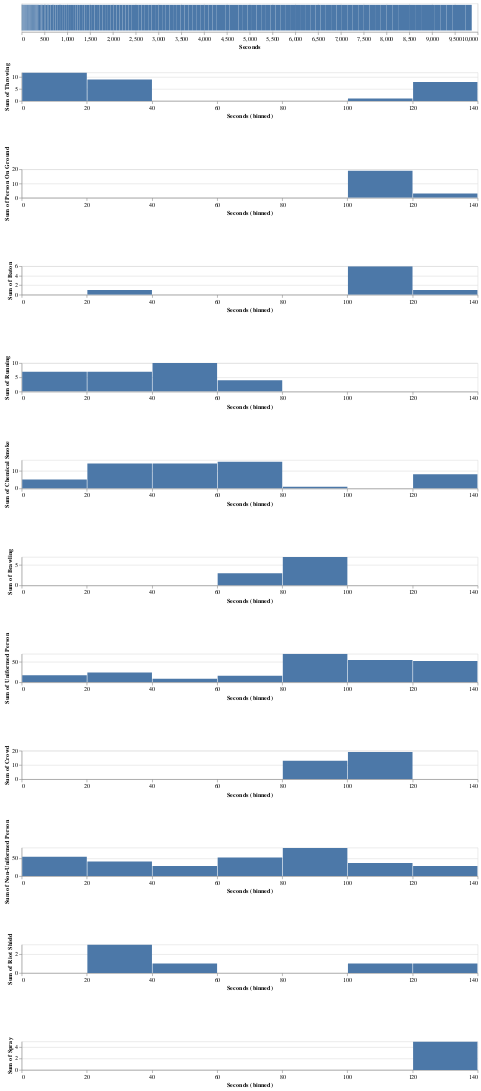

Notebook code cell kept with this figure:
### Code cell
import altair as alt

interval = alt.selection_interval(encodings=['x'])

base = alt.Chart(df).properties(    
    width=800,
    height=50
)


chart = base.mark_bar().encode(
    alt.X('Seconds', bin=alt.Bin(maxbins=10, extent=interval), scale=alt.Scale(domain=interval.ref())),
    alt.Y(alt.repeat('row'), aggregate='sum')
).repeat(
    row=list(df.columns)[1:],
)


view = base.mark_bar().encode(
    alt.X('Seconds')
).add_selection(
    interval
).properties(
    width=800,
    height=50,
)





view & chart

### Figure 1 — Vega-Lite specification as saved in the notebook (floating-point values rounded to 4 significant figures; data arrays with more than 128 entries replaced by an {"elided": "..."} marker saying what was removed)
{"config": {"view": {"continuousWidth": 400, "continuousHeight": 300}}, "vconcat": [{"data": {"name": "data-4b85540b3f2e7e9f71b5dce2b14b26dd"}, "mark": "bar", "encoding": {"x": {"field": "Seconds", "type": "quantitative"}}, "height": 50, "selection": {"selector101": {"type": "interval", "encodings": ["x"]}}, "width": 800}, {"repeat": {"row": ["Throwing", "Person On Ground", "Baton", "Running", "Chemical Smoke", "Brawling", "Uniformed Person", "Crowd", "Non-Uniformed Person", "Riot Shield", "Spray"]}, "spec": {"data": {"name": "data-4b85540b3f2e7e9f71b5dce2b14b26dd"}, "mark": "bar", "encoding": {"x": {"bin": {"extent": {"selection": "selector101"}, "maxbins": 10}, "field": "Seconds", "scale": {"domain": {"selection": "selector101"}}, "type": "quantitative"}, "y": {"aggregate": "sum", "field": {"repeat": "row"}}}, "height": 50, "width": 800}}], "$schema": "https://vega.github.io/schema/vega-lite/v4.17.0.json", "datasets": {"data-4b85540b3f2e7e9f71b5dce2b14b26dd": {"elided": "141 records"}}}
